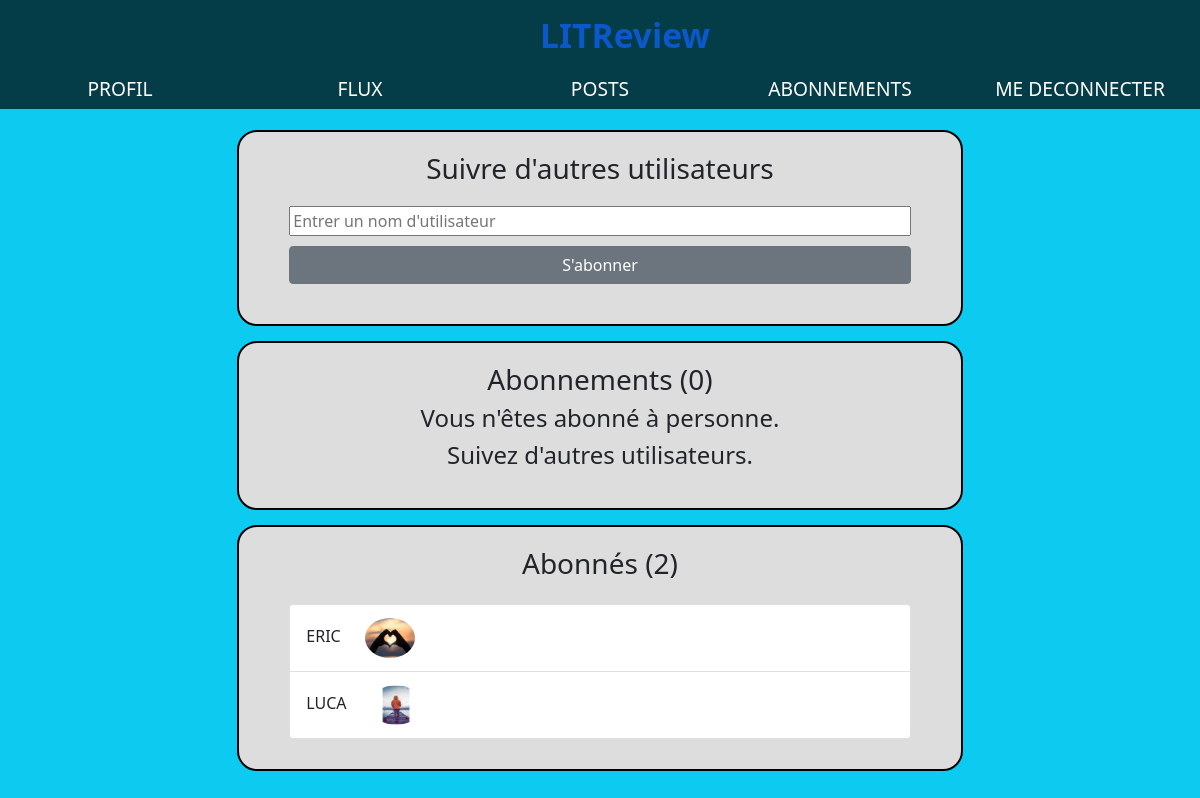
Page /subscriptions/ (signed in) on the earlier database version.
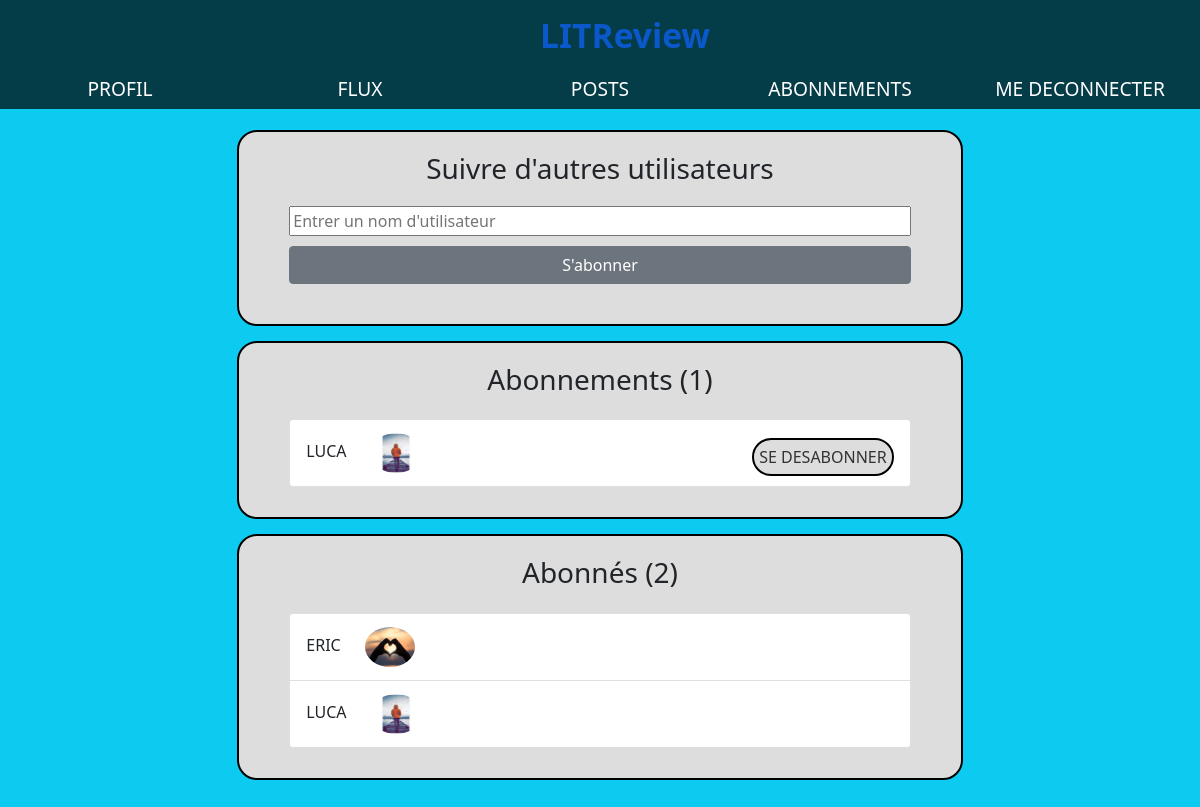
Same page on the later database version.
### authentification/models.py (models this page shows, shortened)
class UserFollow(models.Model):
    user = models.ForeignKey(
        to=settings.AUTH_USER_MODEL,
        on_delete=models.CASCADE,
        related_name='following'
    )
    followed_user = models.ForeignKey(
        to=settings.AUTH_USER_MODEL,
        on_delete=models.CASCADE,
        related_name='followed_by'
    )
    class Meta:
        unique_together = ('user', 'followed_user')

class Profile(models.Model):
    user = models.OneToOneField(User, on_delete=models.CASCADE)
    image = models.ImageField(default='default.png', upload_to='profile_img')

### authentification/views.py (the view)
# urls.py: path('subscriptions/', subscriptions, name='subscriptions'),
@login_required
def subscriptions(request):
    if request.method == 'POST':
        form = SubscribeForm(request.POST)
        if form.is_valid():
            try:
                followed_user = User.objects.get(username=request.POST['followed_user'])
                if request.user == followed_user:
                    messages.error(request, 'Vous ne pouvez pas vous abonner à votre compte !')
                else:
                    try:
                        UserFollow.objects.create(user=request.user, followed_user=followed_user)
                        messages.success(request, f'Vous suivez maintenant {followed_user} !')
                    except IntegrityError:
                        messages.error(request, f'Vous suivez déjà {followed_user} !')
            except User.DoesNotExist:
                messages.error(request, f'Cette utilisateur est introuvable !')
    else:
        form = SubscribeForm()
    user_follows = UserFollow.objects.filter(user=request.user).order_by('followed_user')
    followed_by = UserFollow.objects.filter(followed_user=request.user).order_by('user')
    context = {
        'form': form,
        'user_follows': user_follows,
        'followed_by': followed_by,
        'title': 'Subscriptions',
    }
    return render(request, 'authentification/subscriptions.html', context)

### authentification/forms.py
class SubscribeForm(forms.Form):
    followed_user = forms.CharField(
        label=False,
        widget=forms.TextInput()
    )

### authentification/templates/authentification/subscriptions.html (shortened to what this page needs)
{% extends "base.html" %}
{% block content %}
    <div class="form form__search">
        <h3>Suivre d'autres utilisateurs</h3>
          <form method="POST">
            <input class="input" id="followed_user" type="text" name="followed_user" placeholder="Entrer un nom d'utilisateur">
            <button class="btn btn-secondary" type="submit">S'abonner</button>
          </form>
    </div>
    <div class="form form-sub">
        <h3> Abonnements ({{ user_follows.count }})</h3>
        {% if user_follows %}
          <div>
            <ul class="list-group">
              {% for follow in user_follows %}
                <li class="list-group-item ">
                    {{ follow.followed_user.username }}
                   <img src="{{ follow.followed_user.profile.image.url }}" alt="image de profil">
                    <a class="list-item-btn float-end" href="{% url 'unsubscribe' follow.id %}">SE DESABONNER</a>
                </li>
              {% endfor %}
            </ul>
          </div>
        {% elif not user_follows %}
          <div>
              <h4>Vous n'êtes abonné à personne.</h4>
              <h4>Suivez d'autres utilisateurs.</h4>
          </div>
        {% endif %}
    </div>
    <div class="form form sub">
        <h3>Abonnés ({{ followed_by.count }})</h3>
        {% if followed_by %}
          <div>
            <ul class="list-group">
              {% for follow in followed_by %}
                <li class="list-group-item">
                    {{ follow.user.username }}
                    <img src="{{ follow.user.profile.image.url }}"  alt="image de profil">
                </li>
              {% endfor %}
            </ul>
          </div>
        {% elif not followed_by %}
          <div>
              <h4>Personne ne vous suit.</h4>
              <h4>Suivez d'autres utilisateurs.</h4>
          </div>
        {% endif %}
    </div>
{% endblock content %}

Differences in the rows shown:
added UserFollow: followed_user.username "LUCA", followed_user.profile.image (picture), shown under "Abonnements (1)"
Other differences:
{{ user_follows.count }}: "0" → "1"
text no longer shown: "Vous n'êtes abonné à personne. Suivez d'autres utilisateurs."
